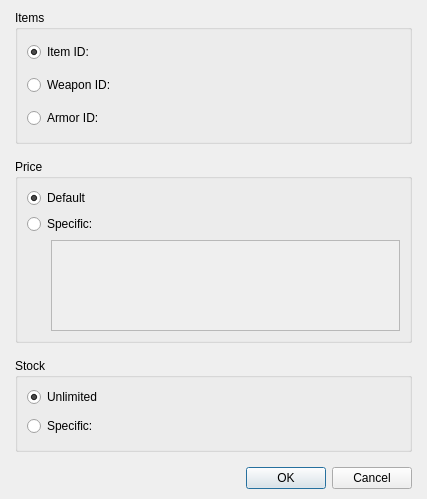
<?xml version="1.0" encoding="UTF-8"?>
<ui version="4.0">
 <class>DialogSystemCommandItemPrice</class>
 <widget class="QDialog" name="DialogSystemCommandItemPrice">
  <property name="geometry">
   <rect>
    <x>0</x>
    <y>0</y>
    <width>427</width>
    <height>499</height>
   </rect>
  </property>
  <property name="windowTitle">
   <string>Dialog</string>
  </property>
  <layout class="QGridLayout" name="gridLayout_7">
   <property name="leftMargin">
    <number>15</number>
   </property>
   <property name="topMargin">
    <number>10</number>
   </property>
   <property name="rightMargin">
    <number>15</number>
   </property>
   <property name="bottomMargin">
    <number>10</number>
   </property>
   <item row="0" column="0">
    <layout class="QVBoxLayout" name="verticalLayout_2" stretch="1,0">
     <property name="spacing">
      <number>15</number>
     </property>
     <item>
      <layout class="QVBoxLayout" name="verticalLayout">
       <item>
        <widget class="QGroupBox" name="groupBoxItem">
         <property name="title">
          <string>Items</string>
         </property>
         <layout class="QGridLayout" name="gridLayout_2">
          <item row="0" column="0">
           <layout class="QGridLayout" name="gridLayout">
            <item row="0" column="0">
             <widget class="QRadioButton" name="radioButtonItemID">
              <property name="text">
               <string>Item ID:</string>
              </property>
              <property name="checked">
               <bool>true</bool>
              </property>
             </widget>
            </item>
            <item row="0" column="1">
             <layout class="QHBoxLayout" name="horizontalLayout" stretch="0,1">
              <item>
               <widget class="PanelPrimitiveValue" name="panelPrimitiveValueItemID" native="true">
                <property name="enabled">
                 <bool>true</bool>
                </property>
                <property name="minimumSize">
                 <size>
                  <width>250</width>
                  <height>27</height>
                 </size>
                </property>
                <property name="maximumSize">
                 <size>
                  <width>250</width>
                  <height>27</height>
                 </size>
                </property>
               </widget>
              </item>
              <item>
               <spacer name="horizontalSpacer">
                <property name="orientation">
                 <enum>Qt::Horizontal</enum>
                </property>
                <property name="sizeHint" stdset="0">
                 <size>
                  <width>40</width>
                  <height>20</height>
                 </size>
                </property>
               </spacer>
              </item>
             </layout>
            </item>
            <item row="1" column="0">
             <widget class="QRadioButton" name="radioButtonWeaponID">
              <property name="text">
               <string>Weapon ID:</string>
              </property>
             </widget>
            </item>
            <item row="1" column="1">
             <layout class="QHBoxLayout" name="horizontalLayout_2" stretch="0,1">
              <item>
               <widget class="PanelPrimitiveValue" name="panelPrimitiveValueWeaponID" native="true">
                <property name="enabled">
                 <bool>false</bool>
                </property>
                <property name="minimumSize">
                 <size>
                  <width>250</width>
                  <height>27</height>
                 </size>
                </property>
                <property name="maximumSize">
                 <size>
                  <width>250</width>
                  <height>27</height>
                 </size>
                </property>
               </widget>
              </item>
              <item>
               <spacer name="horizontalSpacer_2">
                <property name="orientation">
                 <enum>Qt::Horizontal</enum>
                </property>
                <property name="sizeHint" stdset="0">
                 <size>
                  <width>40</width>
                  <height>20</height>
                 </size>
                </property>
               </spacer>
              </item>
             </layout>
            </item>
            <item row="2" column="0">
             <widget class="QRadioButton" name="radioButtonArmorID">
              <property name="text">
               <string>Armor ID:</string>
              </property>
             </widget>
            </item>
            <item row="2" column="1">
             <layout class="QHBoxLayout" name="horizontalLayout_3" stretch="0,1">
              <item>
               <widget class="PanelPrimitiveValue" name="panelPrimitiveValueArmorID" native="true">
                <property name="enabled">
                 <bool>false</bool>
                </property>
                <property name="minimumSize">
                 <size>
                  <width>250</width>
                  <height>27</height>
                 </size>
                </property>
                <property name="maximumSize">
                 <size>
                  <width>250</width>
                  <height>27</height>
                 </size>
                </property>
               </widget>
              </item>
              <item>
               <spacer name="horizontalSpacer_3">
                <property name="orientation">
                 <enum>Qt::Horizontal</enum>
                </property>
                <property name="sizeHint" stdset="0">
                 <size>
                  <width>40</width>
                  <height>20</height>
                 </size>
                </property>
               </spacer>
              </item>
             </layout>
            </item>
           </layout>
          </item>
         </layout>
        </widget>
       </item>
       <item>
        <widget class="QGroupBox" name="groupBoxPrice">
         <property name="title">
          <string>Price</string>
         </property>
         <layout class="QGridLayout" name="gridLayout_4">
          <item row="0" column="0">
           <layout class="QGridLayout" name="gridLayout_3" columnstretch="0,1">
            <item row="0" column="0" colspan="2">
             <widget class="QRadioButton" name="radioButtonPriceDefault">
              <property name="text">
               <string>Default</string>
              </property>
              <property name="checked">
               <bool>true</bool>
              </property>
             </widget>
            </item>
            <item row="1" column="0" colspan="2">
             <widget class="QRadioButton" name="radioButtonPriceSpecific">
              <property name="text">
               <string>Specific:</string>
              </property>
             </widget>
            </item>
            <item row="2" column="0">
             <spacer name="horizontalSpacer_4">
              <property name="orientation">
               <enum>Qt::Horizontal</enum>
              </property>
              <property name="sizeHint" stdset="0">
               <size>
                <width>18</width>
                <height>58</height>
               </size>
              </property>
             </spacer>
            </item>
            <item row="2" column="1">
             <widget class="WidgetSuperTree" name="treeViewPriceSpecific">
              <property name="enabled">
               <bool>false</bool>
              </property>
             </widget>
            </item>
           </layout>
          </item>
         </layout>
        </widget>
       </item>
       <item>
        <widget class="QGroupBox" name="groupBoxStock">
         <property name="title">
          <string>Stock</string>
         </property>
         <layout class="QGridLayout" name="gridLayout_6">
          <item row="0" column="0">
           <layout class="QGridLayout" name="gridLayout_5">
            <item row="0" column="0">
             <widget class="QRadioButton" name="radioButtonStockUnlimited">
              <property name="text">
               <string>Unlimited</string>
              </property>
              <property name="checked">
               <bool>true</bool>
              </property>
             </widget>
            </item>
            <item row="0" column="1">
             <spacer name="horizontalSpacer_5">
              <property name="orientation">
               <enum>Qt::Horizontal</enum>
              </property>
              <property name="sizeHint" stdset="0">
               <size>
                <width>308</width>
                <height>20</height>
               </size>
              </property>
             </spacer>
            </item>
            <item row="1" column="0">
             <widget class="QRadioButton" name="radioButtonStockSpecific">
              <property name="text">
               <string>Specific:</string>
              </property>
             </widget>
            </item>
            <item row="1" column="1">
             <layout class="QHBoxLayout" name="horizontalLayout_4" stretch="0,1">
              <item>
               <widget class="PanelPrimitiveValue" name="panelPrimitiveValueStockSpecific" native="true">
                <property name="enabled">
                 <bool>false</bool>
                </property>
                <property name="minimumSize">
                 <size>
                  <width>250</width>
                  <height>27</height>
                 </size>
                </property>
                <property name="maximumSize">
                 <size>
                  <width>250</width>
                  <height>27</height>
                 </size>
                </property>
               </widget>
              </item>
              <item>
               <spacer name="horizontalSpacer_6">
                <property name="orientation">
                 <enum>Qt::Horizontal</enum>
                </property>
                <property name="sizeHint" stdset="0">
                 <size>
                  <width>40</width>
                  <height>20</height>
                 </size>
                </property>
               </spacer>
              </item>
             </layout>
            </item>
           </layout>
          </item>
         </layout>
        </widget>
       </item>
      </layout>
     </item>
     <item>
      <widget class="QDialogButtonBox" name="buttonBox">
       <property name="orientation">
        <enum>Qt::Horizontal</enum>
       </property>
       <property name="standardButtons">
        <set>QDialogButtonBox::Cancel|QDialogButtonBox::Ok</set>
       </property>
      </widget>
     </item>
    </layout>
   </item>
  </layout>
 </widget>
 <customwidgets>
  <customwidget>
   <class>WidgetSuperTree</class>
   <extends>QTreeView</extends>
   <header>widgetsupertree.h</header>
  </customwidget>
  <customwidget>
   <class>PanelPrimitiveValue</class>
   <extends>QWidget</extends>
   <header>panelprimitivevalue.h</header>
   <container>1</container>
  </customwidget>
 </customwidgets>
 <resources/>
 <connections>
  <connection>
   <sender>buttonBox</sender>
   <signal>accepted()</signal>
   <receiver>DialogSystemCommandItemPrice</receiver>
   <slot>accept()</slot>
   <hints>
    <hint type="sourcelabel">
     <x>248</x>
     <y>254</y>
    </hint>
    <hint type="destinationlabel">
     <x>157</x>
     <y>274</y>
    </hint>
   </hints>
  </connection>
  <connection>
   <sender>buttonBox</sender>
   <signal>rejected()</signal>
   <receiver>DialogSystemCommandItemPrice</receiver>
   <slot>reject()</slot>
   <hints>
    <hint type="sourcelabel">
     <x>316</x>
     <y>260</y>
    </hint>
    <hint type="destinationlabel">
     <x>286</x>
     <y>274</y>
    </hint>
   </hints>
  </connection>
 </connections>
</ui>
